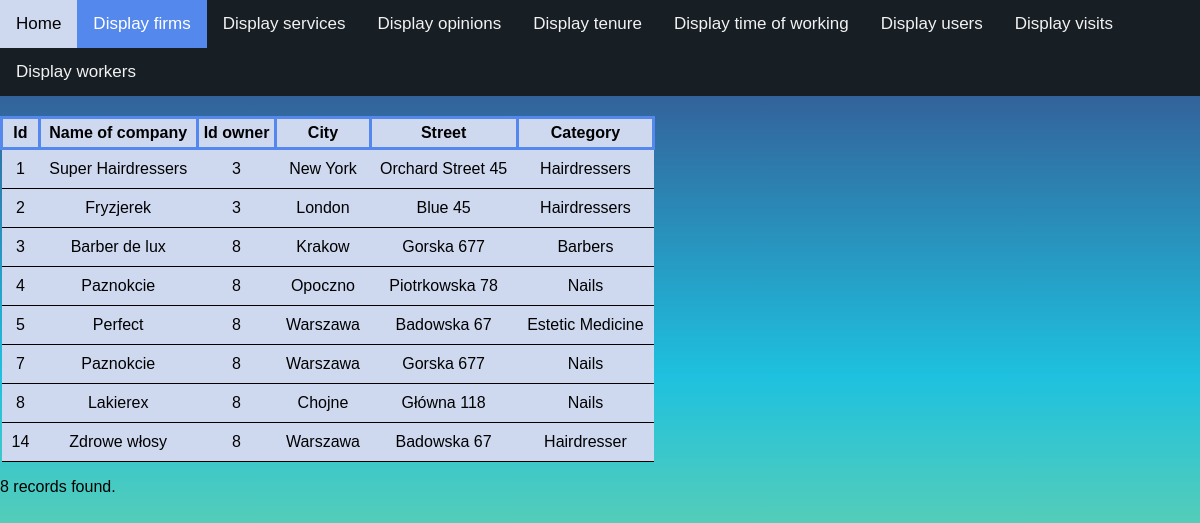
The app's page /display_firms.php (signed in), older data.
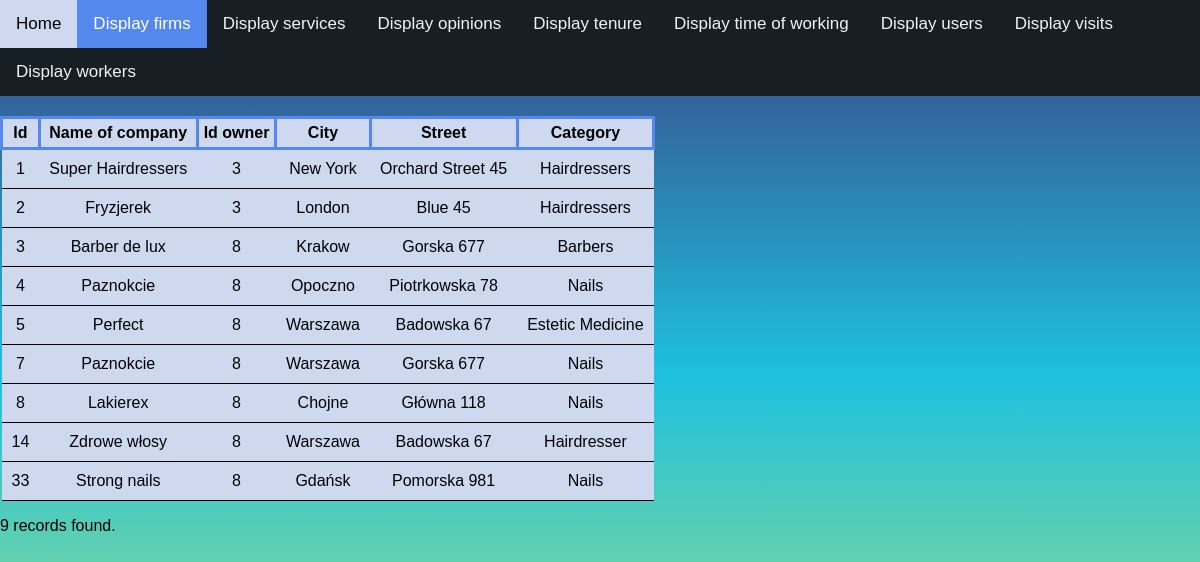
The same page, newer data.
### tables this page shows
CREATE TABLE `firms` (
  `id` int(5) NOT NULL,
  `nameOfCompany` varchar(50) NOT NULL,
  `idOwner` int(5) NOT NULL,
  `city` varchar(30) NOT NULL,
  `street` varchar(50) NOT NULL,
  `category` varchar(30) NOT NULL
);

### display_firms.php (the view, shortened to what this page needs)
<!DOCTYPE html>
<html>
<head>
<link rel="stylesheet" href="style.css">
</head>
<body>
<div class="topnav">
  <a href="mainMenu.php">Home</a>
  <a class="active" >Display firms</a>
  <a href="display_services.php">Display services</a>
  <a href="display_opinions.php">Display opinions</a>
  <a href="display_tenure.php" >Display tenure</a>
  <a href="display_timeofworking.php">Display time of working</a>
  <a href="display_users.php">Display users</a>
  <a href="display_visits.php">Display visits</a>
  <a href="display_workers.php">Display workers</a>
</div>
<?php
require_once "configuration.php";
$dbConnection = new PDO("mysql:host=$dbHost;dbname=$dbName", $dbUsername, $dbPassword);
$dbConnection->setAttribute(PDO::ATTR_ERRMODE, PDO::ERRMODE_EXCEPTION);
$dbConnection->query('SET CHARSET utf8');
$query = "SELECT id, nameOfCompany, idOwner, city, street, category FROM firms";
$statement = $dbConnection->prepare($query);
$statement->execute();
if ($statement->rowCount() > 0)
{
    echo "<table>";
    $result = $statement->fetchAll(PDO::FETCH_OBJ);
	echo "<th>Id</th> <th>Name of company</th><th>Id owner</th><th>City</th><th>Street</th><th>Category</th> ";
    foreach ($result as $row)
    {
        echo "<tr>";
        echo "<td>" . $row->id . "</td><td>" . $row->nameOfCompany . "</td><td>" . $row->idOwner . "</td>
		<td>" . $row->city . "</td><td>" . $row->street . "</td><td>"  . $row->category . "</td>";
        echo "</tr>";
    }
    echo "</table>";
}
echo "<p>" . $statement->rowCount() . " records found.</p>";
?>
</body>
</html>

### style.css (style rules this page uses)
html, body { height: 100%; width: 100%; }
body { margin: 0; font-family: Arial, Helvetica, sans-serif; background: rgb(185,228,113); background: linear-gradient(0deg, rgba(185,228,113,1) 0%, rgba(30,193,223,1) 53%, rgba(54,85,145,1) 93%); }
table { margin-top:20px; border-collapse: collapse; }
table th { border: 3px solid #5588ed; background-color:#ced9f0; padding:5px; text-align: center; }
table tr { background-color:#ced9f0; border-bottom: 1px solid #000000; padding:10px; text-align:center; }
table td { padding:10px; }
.topnav { overflow: hidden; background-color:#171e24; }
.topnav a { float: left; color: #f2f2f2; text-align: center; padding: 14px 16px; text-decoration: none; font-size: 17px; }
.topnav a.active { background-color: #5588ed; color: white; }

Row changes from the older to the newer data that the page shows:
added firms: id "33", nameOfCompany "Strong nails", idOwner "8", city "Gdańsk", street "Pomorska 981", category "Nails"
Text that changed along with them:
$statement->rowCount(): "8" → "9"
